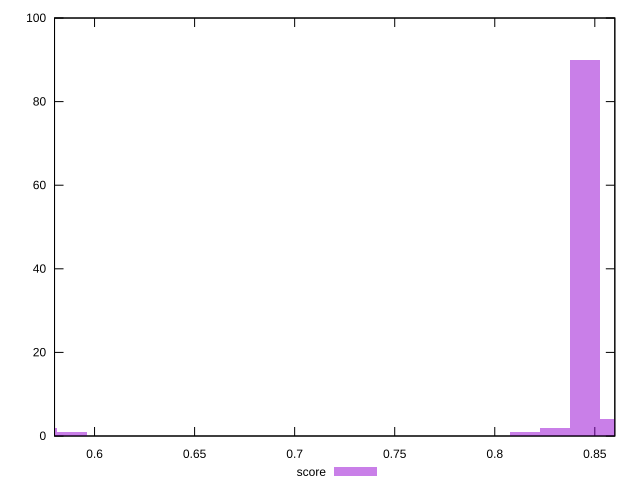

Generate this figure with gnuplot:
reset

$score <<EOF
0.8150947433770975 1
0.8301890904766734 2
0.8452834375762492 90
0.8603777846758252 4
0.5735851897838834 2
0.5886795368834593 1
EOF

set key outside below
set boxwidth 0.01509434709957588
set xrange [0.58:0.86]
set yrange [0:100]
set trange [0:100]
set style fill transparent solid 0.5 noborder
set terminal svg size 640, 490 enhanced background rgb 'white'
set output "report_0_00242021-02-20T12:25:28.543Z/interactive/samples/pages+cached+noadtech/score/histogram.svg"

plot $score title "score" with boxes

reset
